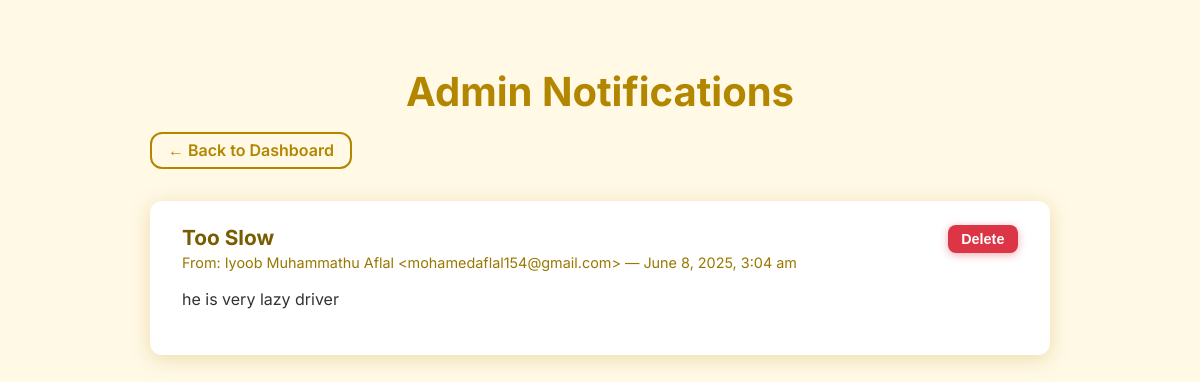
Page /admin/notifications.php (signed in) on the committed database.
### tables this page shows
CREATE TABLE `contact_messages` (
  `id` int(11) NOT NULL,
  `name` varchar(255) NOT NULL,
  `email` varchar(255) NOT NULL,
  `subject` varchar(255) NOT NULL,
  `message` text NOT NULL,
  `submitted_at` datetime NOT NULL DEFAULT current_timestamp(),
  `created_at` timestamp NOT NULL DEFAULT current_timestamp()
);

### admin/notifications.php (the view, shortened to what this page needs)
<?php
require_once '../db.php';
$stmt = $pdo->query("SELECT id, name, email, subject, message, created_at FROM contact_messages ORDER BY created_at DESC");
$messages = $stmt->fetchAll(PDO::FETCH_ASSOC);
?>
<!DOCTYPE html>
<html lang="en">
<head>
</head>
<body>
  <main role="main" aria-label="Admin Notifications - Contact Messages">
    <h1>Admin Notifications</h1>
    <a href="../index.php" class="back-link" aria-label="Back to Dashboard">← Back to Dashboard</a>
    <?php if (count($messages) === 0): ?>
      <p style="text-align:center; font-size:1.2rem; color: var(--color-text-secondary); user-select:none;">
        No contact messages found.
      </p>
    <?php else: ?>
      <?php foreach ($messages as $msg): ?>
        <article class="message" role="article" aria-label="Contact message from <?= htmlspecialchars($msg['name']) ?>">
          <h3><?= htmlspecialchars($msg['subject']) ?></h3>
          <small>
            From: <?= htmlspecialchars($msg['name']) ?> &lt;<?= htmlspecialchars($msg['email']) ?>&gt; &mdash;
            <?= date('F j, Y, g:i a', strtotime($msg['created_at'])) ?>
          </small>
          <p><?= nl2br(htmlspecialchars($msg['message'])) ?></p>
          <form class="delete-form" action="delete-message.php" method="post" onsubmit="return confirm('Are you sure you want to delete this message?');" aria-label="Delete message from <?= htmlspecialchars($msg['name']) ?>">
            <button type="submit" aria-describedby="deleteHint">Delete</button>
          </form>
        </article>
      <?php endforeach; ?>
    <?php endif; ?>
  </main>
</body>
</html>

### admin/notifications.php (style rules this page uses)
:root { --color-primary: #b38600; --color-primary-dark: #7a5c00; --color-success: #28a745; --color-danger: #dc3545; --color-bg: #fff9e6; --color-card-bg: #ffffff; --color-text-primary: #333333; --color-text-secondary: #997700; --border-radius: 12px; --box-shadow: 0 4px 20px rgba(179, 134, 0, 0.25); --transition: 0.3s ease; --max-width: 900px; }
* { box-sizing: border-box; }
body { font-family: 'Inter', sans-serif; background: var(--color-bg); margin: 0; padding: 2.5rem 1rem; display: flex; justify-content: center; color: var(--color-text-primary); min-height: 100vh; }
main { max-width: var(--max-width); width: 100%; }
h1 { font-weight: 700; font-size: 2.5rem; color: var(--color-primary); margin-bottom: 1rem; text-align: center; user-select: none; }
a.back-link { display: inline-block; margin-bottom: 2rem; font-weight: 600; color: var(--color-primary); text-decoration: none; border: 2px solid var(--color-primary); padding: 0.4rem 1rem; border-radius: var(--border-radius); transition: background-color var(--transition), color var(--transition); user-select: none; }
.message { background: var(--color-card-bg); border-radius: var(--border-radius); box-shadow: var(--box-shadow); padding: 1.5rem 2rem; margin-bottom: 1.5rem; position: relative; transition: box-shadow var(--transition); }
.message h3 { font-weight: 700; font-size: 1.3rem; margin: 0 0 0.25rem 0; color: var(--color-primary-dark); user-select: text; }
.message small { color: var(--color-text-secondary); font-size: 0.9rem; user-select: text; display: block; margin-bottom: 1rem; }
.message p { font-size: 1rem; line-height: 1.5; white-space: pre-wrap; color: var(--color-text-primary); user-select: text; margin: 0 0 1.25rem 0; }
form.delete-form { position: absolute; top: 1.5rem; right: 2rem; }
form.delete-form button { background-color: var(--color-danger); border: none; color: white; font-weight: 600; padding: 0.4rem 0.85rem; font-size: 0.9rem; border-radius: 8px; cursor: pointer; box-shadow: 0 2px 8px rgba(220, 53, 69, 0.4); transition: background-color var(--transition), box-shadow var(--transition); user-select: none; }

### rows in the picture
contact_messages: subject "Too Slow", name "Iyoob Muhammathu Aflal", email "mohamedaflal154@gmail.com", created_at "June 8, 2025, 3:04 am", message "he is very lazy driver"
